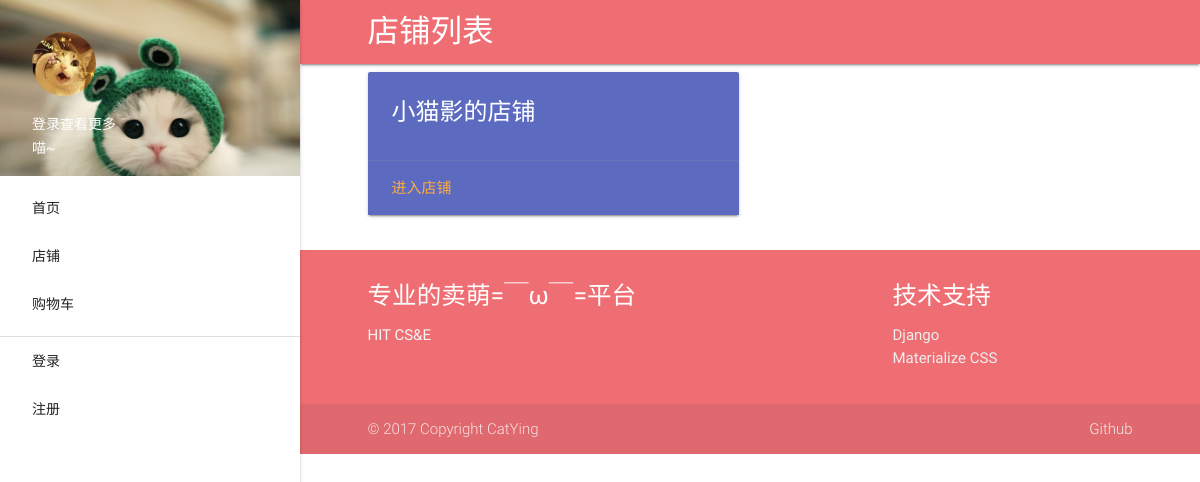
Page /shop/list/ on the earlier database version.
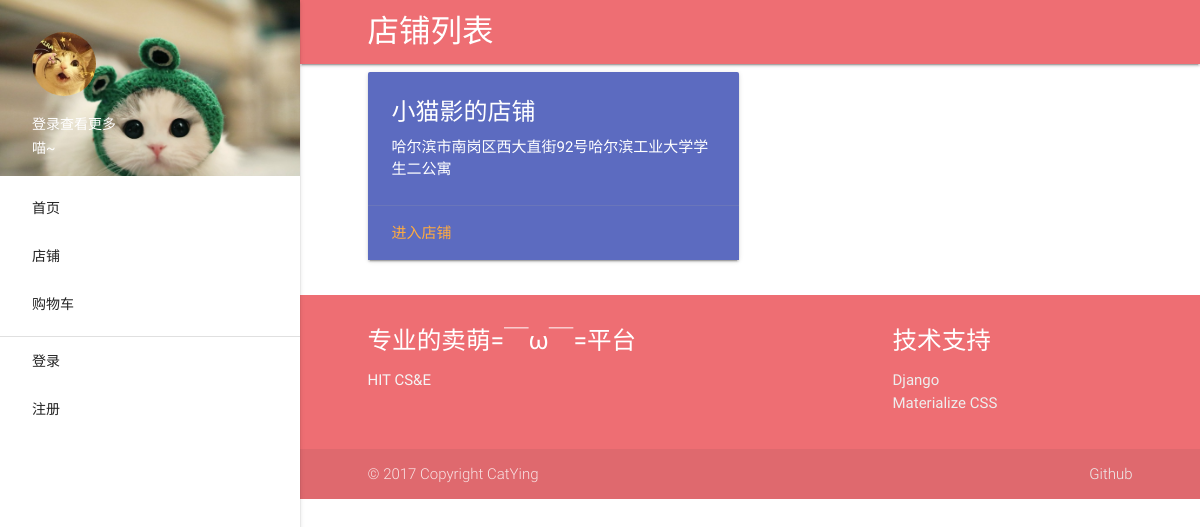
Same page on the later database version.
### authentication/models.py (models this page shows, shortened)
class MyUser(models.Model):
    user = models.OneToOneField(User)
    nickname = models.CharField(max_length=64)
    real_info = models.OneToOneField(RealInfo, blank=True, null=True)
    cellphone = models.CharField(max_length=16)
    address = models.CharField(max_length=512, blank=True)
    head_img = models.ImageField(upload_to='image/%Y/%m/%d', null=True)
    level = models.IntegerField(default=1)
    current_stage = models.IntegerField(default=1)

### shop/views.py (the view)
class ShopListView(FrontMixin, ListView):
    template_name = 'shop/list.html'
    model = MyUser
    context_object_name = 'myuser_list'
    def get_queryset(self):
        return MyUser.objects.filter(level__gte=3)

### authentication/mixin.py (called while the page is built)
    def get_context_data(self, **kwargs):
        context = super(AuthMixin, self).get_context_data(**kwargs)
        if self.request.user.is_authenticated():
            myuser = self.request.user.myuser
            context['myuser'] = myuser
        return context

### website/mixin.py (called while the page is built)
    def get_context_data(self, **kwargs):
        return super(FrontMixin, self).get_context_data(**kwargs)

### templates/shop/list.html (shortened to what this page needs)
{% extends 'base.html' %}
{% load staticfiles %}
{% block navhead %}店铺列表{% endblock %}
{% block content %}
    <div class="container">
        <div class="row">
            {% for myuser in myuser_list %}
                <div class="col s12 m6">
                    <div class="card indigo  lighten-1">
                        <div class="card-content white-text">
                            <span class="card-title">{{ myuser.nickname }}的店铺</span>
                            <p>{{ myuser.address }}</p>
                        </div>
                        <div class="card-action">
                            <a href="{% url 'shop-detail' myuser.pk %}">进入店铺</a>
                        </div>
                    </div>
                </div>
            {% endfor %}
        </div>
    </div>
{% endblock %}

Differences in the rows shown:
changed MyUser "小猫影": address (not shown) → "哈尔滨市南岗区西大直街92号哈尔滨工业大学学生二公寓"
